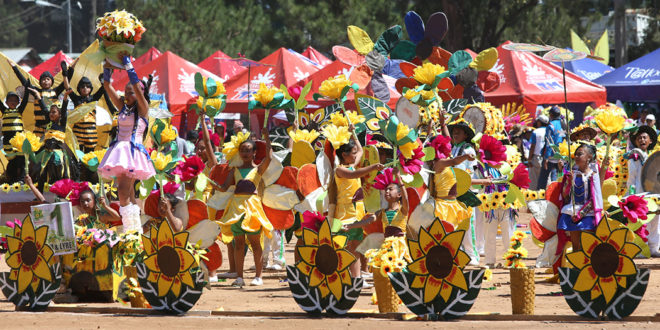
#> input picture panagbenga.jpg, 660 x 330 px
$ python imageFilter.py
#> lines starting #> are read from the running program, lines starting #| are printed output that depends on the picture
# -*- coding: utf-8 -*-
"""
Create instagram filter using opencv
"""

import cv2
import numpy as np


# dummy funtion that does nothing
def dummy(value):
    pass

# define convulution kernels
identity_kernel = np.array([[0, 0, 0], [0, 1, 0], [0, 0, 0]])
sharpen_kernel = np.array([[0, -1, 0], [-1, 5, -1], [0, -1, 0]])
gaussian_kernel1 = cv2.getGaussianKernel(3,0)
gaussian_kernel2 = cv2.getGaussianKernel(5,0)
box_kernel = np.array([[1,1,1,],[1,1,1],[1,1,1]], np.float32)/9.0 # averaging kernel

kernels = [identity_kernel, sharpen_kernel, gaussian_kernel1, gaussian_kernel2, box_kernel] # add all kernels above

# read an image, make a gray scale copy
image_original = cv2.imread('panagbenga.jpg')
#> image_original is the input picture: shape (330, 660, 3); mean B, G, R 85.8, 109.1, 136.4
gray_original = cv2.cvtColor(image_original, cv2.COLOR_BGR2GRAY)
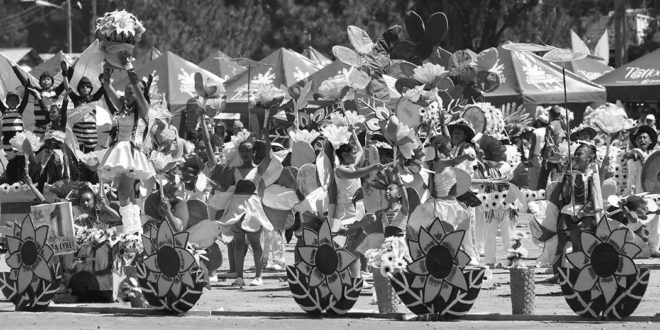
#> gray_original: shape (330, 660); min 1, max 255, mean 114.6

# create the UI (window and track)
cv2.namedWindow('Image Filter')

#arguments:create trackbarName, windowName, value (initial value), count(max value), onChange(event handler)
cv2.createTrackbar('contrast', 'Image Filter', 1, 100, dummy)
# name=brightness, initial value=50, max value =100, event handler=dummy
cv2.createTrackbar('brightness', 'Image Filter', 50, 100, dummy)
cv2.createTrackbar('filter', 'Image Filter', 0, len(kernels)-1, dummy) # TODO: update max value to number of filters
#> slider 'filter' is set to 1
cv2.createTrackbar('grayscale', 'Image Filter', 0, 1, dummy)
#> slider 'grayscale' is set to 1

# main UI loop
count = 1 # for saving
while True:
    # read all of the trackbar values
    grayscale = cv2.getTrackbarPos('grayscale', 'Image Filter')
    contrast = cv2.getTrackbarPos('contrast', 'Image Filter')
    brightness = cv2.getTrackbarPos('brightness', 'Image Filter')
    kernel_idx = cv2.getTrackbarPos('filter','Image Filter')

    # apply filters
    color_modified = cv2.filter2D(image_original, -1, kernels[kernel_idx])
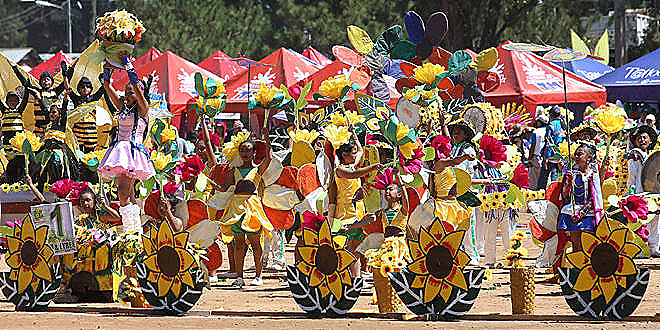
#> color_modified: shape (330, 660, 3); mean B, G, R 88.6, 109, 133.6
    gray_modified = cv2.filter2D(gray_original, -1, kernels[kernel_idx])
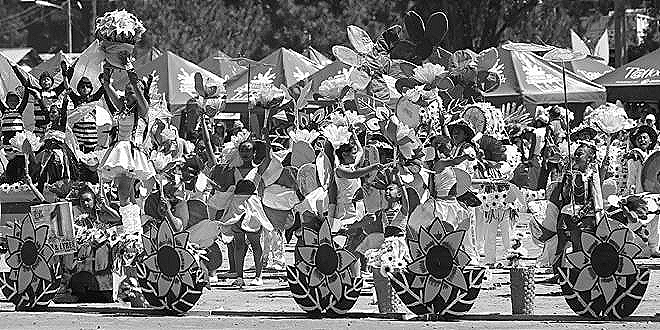
#> gray_modified: shape (330, 660); min 0, max 255, mean 114

    # apply brightness and contrast
    color_modified = cv2.addWeighted(color_modified, contrast, np.zeros_like(image_original), 0 , (brightness - 50))
    gray_modified = cv2.addWeighted(gray_modified, contrast, np.zeros_like(gray_original), 0 , (brightness - 50))

    # wait for keypress(100 milliseconds)
    key =  cv2.waitKey(100)
#> (key q is pressed here)
    if key == ord('q'): #convert character into integer
        break # quit while and control
    elif key == ord('s'):

        # save image
        if grayscale == 0:
            cv2.imwrite('output-{}.png'.format(count), color_modified)
        else:
            cv2.imwrite('output-{}.png'.format(count), gray_modified)
        count += 1

    # Show the image
    if grayscale == 0:

        cv2.imshow('Image Filter', color_modified)
    else:
        cv2.imshow('Image Filter', gray_modified)


# window cleanup
cv2.destroyAllWindows()

$ run again, with redprofilePic2.jpg copied over panagbenga.jpg
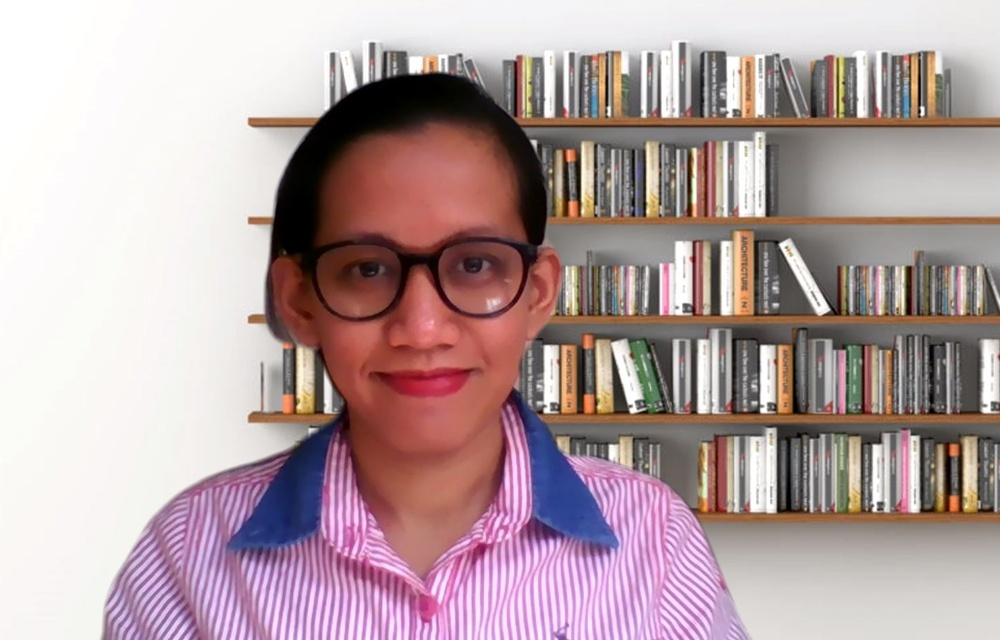
#> input picture redprofilePic2.jpg, 1000 x 640 px, shrunk from 1446 x 925 before the run
#> image_original is the input picture: shape (640, 1000, 3); mean B, G, R 161.7, 159.5, 180.1
#> `gray_original = cv2.cvtColor(image_original, cv2.COLOR_BGR2GRAY)`:
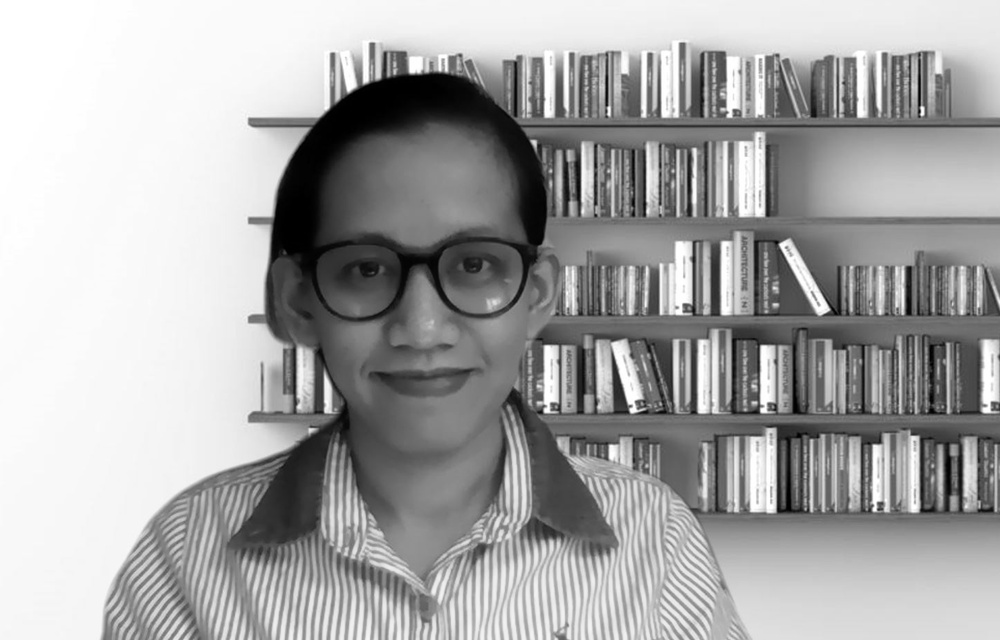
#> gray_original: shape (640, 1000); min 0, max 255, mean 165.9
